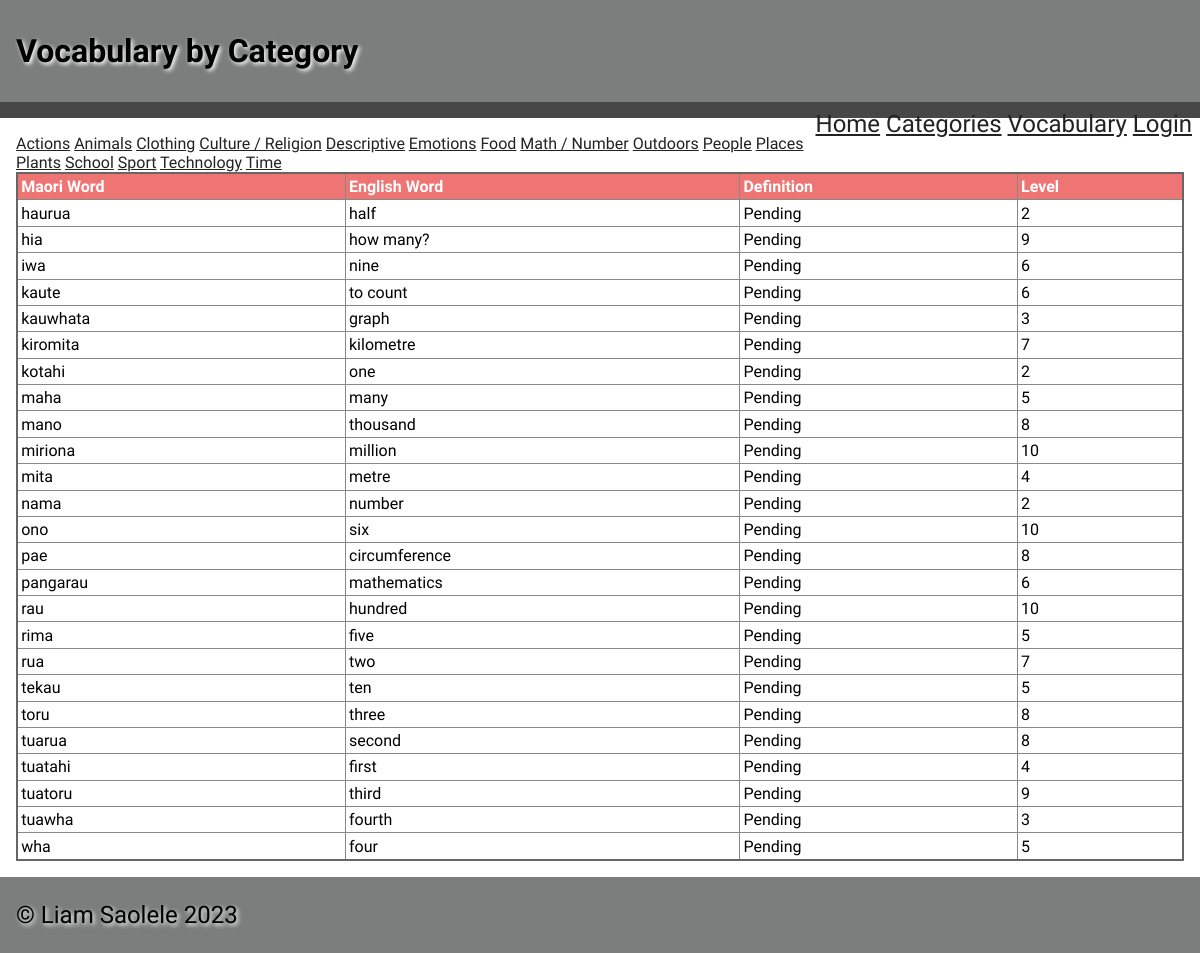
/vocab/8, run on the app's committed database.
### tables this page shows
CREATE TABLE category_table
(
    id       integer
        constraint category_table_pk
            primary key autoincrement,
    Category varchar(20) not null
);

CREATE TABLE "words_list"
(
    ID         integer
        constraint words_list_pk
            primary key autoincrement,
    Maori      varchar(30)  not null,
    English    varchar(30)  not null,
    Definition varchar(500) not null,
    Level      integer      not null,
    cat_id     integer
, category varchar(30), image varchar(30));

### app.py (the view)
@app.route('/vocab/<cat_id>')     # calls vocabulary page based on category
def render_vocab(cat_id):
    con = open_database(DATABASE)
    query = "SELECT * FROM category_table"
    cur = con.cursor()
    cur.execute(query)
    category_list = cur.fetchall()
    print(category_list)
    query = "SELECT * FROM words_list WHERE cat_id= ? ORDER BY ID"
    cur = con.cursor()
    cur.execute(query, (cat_id, ))
    words_list = cur.fetchall()
    print(words_list)
    con.close()
    return render_template('vocab.html', words=words_list, categories=category_list, logged_in=is_logged_in(), teacher=is_teacher())

### app.py (called while the page is built)
def open_database(db_file):     # function to connect to database
    try:
        connection = sqlite3.connect(db_file)
        return connection
    except Error as e:
        print(e)
    return None

def is_logged_in():     # shows if or if not logged in
    if session.get("email") is None:
        print("not Logged in")
        return False
    else:
        print("Logged in")
        return True

def is_teacher():
    if session.get('teacher') == True:
        print("i am teacher")
        return True
    else:
        print("not teacher")
        return False

### templates/vocab.html
{% extends 'base.html' %}
{% block pageheading %}
Vocabulary by Category
{% endblock %}
{% block main %}
    {% for category in categories %}
        <th><a href="/vocab/{{ category[0] }}">{{ category[1] }}</a></th>
    {% endfor %}
    <table>
        <tr>
            <th>Maori Word</th>
            <th>English Word</th>
            <th>Definition</th>
            <th>Level</th>
        </tr>
        {% for word in words %}
        <tr>
            <td>{{ word[1] }}</td>
            <td>{{ word[2] }}</td>
            <td>{{ word[3] }}</td>
            <td>{{ word[4] }}</td>
        </tr>
        {% endfor %}
    </table>
{% endblock %}

### static/css/style.css (style rules this page uses)
* { font-family: Comfortaa, sans-serif; margin: 0; padding: 0; box-sizing: border-box; }
a { color: #222; }
table { width: 100%; border: 2px solid #666; border-collapse: collapse; }
th, td { border: 1px solid #888; padding: 0.2rem; text-align: left; }
th { background-color: #ef7575; color: #fff; }

### data on the page
category_table: Category "Actions"
category_table: Category "Animals"
category_table: Category "Clothing"
category_table: Category "Culture / Religion"
category_table: Category "Descriptive"
category_table: Category "Emotions"
category_table: Category "Food"
category_table: Category "Math / Number"
category_table: Category "Outdoors"
category_table: Category "People"
category_table: Category "Places"
category_table: Category "Plants"
category_table: Category "School"
category_table: Category "Sport"
category_table: Category "Technology"
category_table: Category "Time"
words_list: Maori "haurua", English "half", Definition "Pending", Level "2"
words_list: Maori "hia", English "how many?", Definition "Pending", Level "9"
words_list: Maori "iwa", English "nine", Definition "Pending", Level "6"
words_list: Maori "kaute", English "to count", Definition "Pending", Level "6"
words_list: Maori "kauwhata", English "graph", Definition "Pending", Level "3"
words_list: Maori "kiromita", English "kilometre", Definition "Pending", Level "7"
words_list: Maori "kotahi", English "one", Definition "Pending", Level "2"
words_list: Maori "maha", English "many", Definition "Pending", Level "5"
words_list: Maori "mano", English "thousand", Definition "Pending", Level "8"
words_list: Maori "miriona", English "million", Definition "Pending", Level "10"
words_list: Maori "mita", English "metre", Definition "Pending", Level "4"
words_list: Maori "nama", English "number", Definition "Pending", Level "2"
words_list: Maori "ono", English "six", Definition "Pending", Level "10"
words_list: Maori "pae", English "circumference", Definition "Pending", Level "8"
words_list: Maori "pangarau", English "mathematics", Definition "Pending", Level "6"
words_list: Maori "rau", English "hundred", Definition "Pending", Level "10"
words_list: Maori "rima", English "five", Definition "Pending", Level "5"
words_list: Maori "rua", English "two", Definition "Pending", Level "7"
words_list: Maori "tekau", English "ten", Definition "Pending", Level "5"
words_list: Maori "toru", English "three", Definition "Pending", Level "8"
words_list: Maori "tuarua", English "second", Definition "Pending", Level "8"
words_list: Maori "tuatahi", English "first", Definition "Pending", Level "4"
words_list: Maori "tuatoru", English "third", Definition "Pending", Level "9"
words_list: Maori "tuawha", English "fourth", Definition "Pending", Level "3"
words_list: Maori "wha", English "four", Definition "Pending", Level "5"
